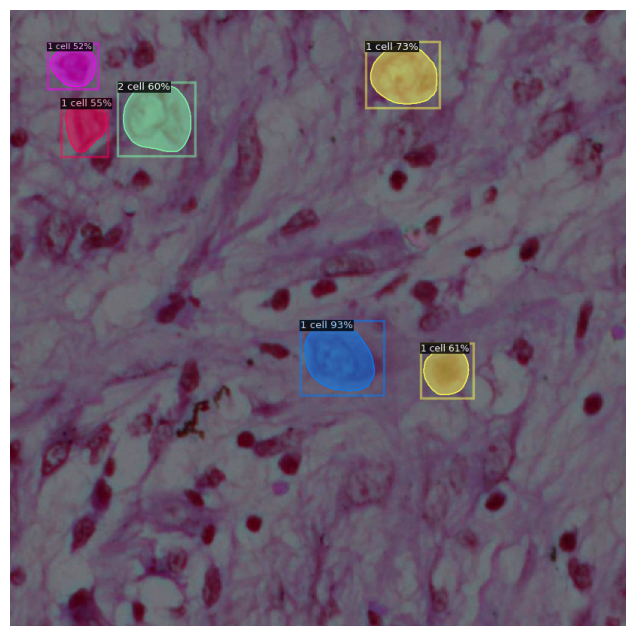
#> input picture image.png, 636 x 636 px
$ python tile_viewer.py
#> lines starting #> are read from the running program, lines starting #| are printed output that depends on the picture
#!/usr/bin/env python3
"""
tile_viewer.py
Standalone script:
 - shows a GUI file picker to choose an image
 - draws SMALL_TILE_SIZE grid (default 1024) on the image
 - labels each subtile like subtile_{col}_{row}_{size}.png and coordinates
 - opens an interactive OpenCV window where you can:
     * drag with left mouse button to pan
     * press '+' or '=' to zoom in, '-' to zoom out
     * press 's' to save annotated preview PNG next to original
     * press 'q' or ESC to quit
"""

from PIL import Image, ImageDraw, ImageFont
import numpy as np
import cv2
import math
import os
import sys
import tkinter as tk
from tkinter import filedialog

# CONFIG
SMALL_TILE_SIZE = 1024
OUTLINE_WIDTH = 2
TEXT_MARGIN = 6
WINDOW_NAME = "Tile Viewer (drag to pan, +/- to zoom, s=save, q=quit)"
DEFAULT_SAVE_SUFFIX = "_overlay.png"

def create_grid_overlay_pil(img_np, small_tile_size=1024, outline_width=2,
                            text_margin=6, font_path=None):
    """Return a PIL Image (RGBA) with grid overlay and labels."""
    img = Image.fromarray(img_np.astype('uint8'))
    draw = ImageDraw.Draw(img)

    try:
        font = ImageFont.load_default() if font_path is None else ImageFont.truetype(font_path, 14)
    except Exception:
        font = ImageFont.load_default()

    H, W = img_np.shape[:2]
    n_cols = math.ceil(W / small_tile_size)
    n_rows = math.ceil(H / small_tile_size)

    # Grid lines
    for cx in range(n_cols + 1):
        x = min(cx * small_tile_size, W)
        draw.line([(x, 0), (x, H)], width=outline_width)

    for ry in range(n_rows + 1):
        y = min(ry * small_tile_size, H)
        draw.line([(0, y), (W, y)], width=outline_width)

    overlay = Image.new("RGBA", img.size, (0, 0, 0, 0))
    odraw = ImageDraw.Draw(overlay)

    for r in range(n_rows):
        for c in range(n_cols):
            x0 = c * small_tile_size
            y0 = r * small_tile_size
            x1 = min((c + 1) * small_tile_size, W)
            y1 = min((r + 1) * small_tile_size, H)

            label = f"subtile_{c}_{r}_{small_tile_size}.png"
            coord = f"{x0},{y0}"
            text = f"{label}\n{coord}"

            bbox = odraw.multiline_textbbox((0, 0), text, font=font)
            text_w = bbox[2] - bbox[0]
            text_h = bbox[3] - bbox[1]

            box_x1 = min(x0 + text_w + 2 * text_margin, x1 - 4)
            box_y1 = min(y0 + text_h + 2 * text_margin, y1 - 4)

            odraw.rectangle(
                [(x0 + 2, y0 + 2), (box_x1, box_y1)],
                fill=(0, 0, 0, 150)
            )

            odraw.multiline_text(
                (x0 + text_margin + 2, y0 + text_margin + 2),
                text,
                fill=(255, 255, 255, 255),
                font=font
            )

    return Image.alpha_composite(img.convert("RGBA"), overlay)

# ----------------- Interactive viewer helpers -----------------
class PanZoomViewer:
    def __init__(self, img_rgb):
        # Original high-res RGB numpy image
        self.orig = img_rgb
        self.H, self.W = self.orig.shape[:2]
        # view parameters
        self.scale = 1.0
        self.min_scale = max(0.1, min(800 / self.W, 600 / self.H))
        self.max_scale = 8.0
        self.offset = np.array([0.0, 0.0])  # top-left offset in original image coords
        self.dragging = False
        self.last_mouse = (0, 0)
        # window size suggestion
        self.win_w = min(self.W, 1400)
        self.win_h = min(self.H, 900)

    def start(self):
        cv2.namedWindow(WINDOW_NAME, cv2.WINDOW_NORMAL | cv2.WINDOW_KEEPRATIO)
        cv2.resizeWindow(WINDOW_NAME, self.win_w, self.win_h)
        cv2.setMouseCallback(WINDOW_NAME, self._mouse_cb)
        self.loop()

    def _mouse_cb(self, event, x, y, flags, param):
        # convert window coords (x,y) to image coords considering current scale & offset
        if event == cv2.EVENT_LBUTTONDOWN:
            self.dragging = True
            self.last_mouse = (x, y)
        elif event == cv2.EVENT_LBUTTONUP:
            self.dragging = False
        elif event == cv2.EVENT_MOUSEMOVE and self.dragging:
            dx = x - self.last_mouse[0]
            dy = y - self.last_mouse[1]
            # move offset opposite to mouse movement (dragging canvas)
            self.offset -= np.array([dx, dy]) / self.scale
            # clamp offsets so we don't go too far
            self._clamp_offset()
            self.last_mouse = (x, y)
        # Note: mouse wheel events aren't consistent cross-platform, use keyboard +/- for zoom

    def _clamp_offset(self):
        max_x = max(0, self.W - (self.win_w / self.scale))
        max_y = max(0, self.H - (self.win_h / self.scale))
        self.offset[0] = float(np.clip(self.offset[0], 0, max_x))
        self.offset[1] = float(np.clip(self.offset[1], 0, max_y))

    def render(self):
        # compute viewport in original image coords
        vw = int(self.win_w / self.scale)
        vh = int(self.win_h / self.scale)
        x0 = int(self.offset[0])
        y0 = int(self.offset[1])
        x1 = min(x0 + vw, self.W)
        y1 = min(y0 + vh, self.H)

        # crop and resize to window
        crop = self.orig[y0:y1, x0:x1]
        if crop.size == 0:
            return np.zeros((self.win_h, self.win_w, 3), dtype=np.uint8)
        disp = cv2.resize(crop, (self.win_w, self.win_h), interpolation=cv2.INTER_LINEAR)
        # add overlay text for scale & coords
        info = f"scale={self.scale:.2f} view={x0},{y0}"
        cv2.putText(disp, info, (10, self.win_h - 10), cv2.FONT_HERSHEY_SIMPLEX, 0.6, (200,200,200), 2, cv2.LINE_AA)
        return disp

    def zoom_at_center(self, factor):
        old_scale = self.scale
        self.scale = float(np.clip(self.scale * factor, self.min_scale, self.max_scale))
        # adjust offset so zoom focuses on the center of the window
        center = np.array([self.win_w/2, self.win_h/2])
        center_in_orig = self.offset + center / old_scale
        self.offset = center_in_orig - center / self.scale
        self._clamp_offset()

    def loop(self):
        while True:
            disp = self.render()
            cv2.imshow(WINDOW_NAME, disp)
            key = cv2.waitKey(20) & 0xFF
            if key == ord('q') or key == 27:
                break
            elif key == ord('+') or key == ord('='):
                self.zoom_at_center(1.25)
            elif key == ord('-') or key == ord('_'):
                self.zoom_at_center(1/1.25)
            elif key == ord('s'):
                # save current annotated full-res image
                # handled externally
                return 'save'
            # Continue looping otherwise
        cv2.destroyAllWindows()
        return 'quit'

# ----------------- Main -----------------
def pick_file():
    root = tk.Tk()
    root.withdraw()
    root.update()
    filetypes = [
        ("Image files", "*.png;*.jpg;*.jpeg;*.tif;*.tiff;*.bmp"),
        ("All files", "*.*")
    ]
    path = filedialog.askopenfilename(title="Choose an image or tile PNG", filetypes=filetypes)
    root.destroy()
    return path

def load_image_any(path):
    # If openslide is installed and file extension is whole-slide, you could read a region here.
    # For now just use PIL to open regular raster images.
    try:
        pil = Image.open(path)
        pil = pil.convert("RGB")
        arr = np.array(pil)
        return arr
    except Exception as e:
        print("Error loading with PIL:", e)
        raise

def main():
    print("Select an image file (e.g. a 5120x5120 big tile PNG)")
    path = pick_file()
#> the answer given: image.png
    if not path:
        print("No file selected. Exiting.")
        return

    print("Loading:", path)
    img_np = load_image_any(path)
#> in load_image_any, pil is the input picture: PIL image 636x636 RGBA; mean R, G, B, A 109.4, 94.5, 112.5, 255
    H, W = img_np.shape[:2]
#> H = 636; W = 636
    print(f"Image size: {W}x{H}")
#| Image size: 636x636

    # Create annotated overlay (PIL)
    pil_overlay = create_grid_overlay_pil(img_np, small_tile_size=SMALL_TILE_SIZE)
#> in create_grid_overlay_pil, `overlay = Image.new("RGBA", img.size, (0, 0, 0, 0))`: overlay: PIL image 636x636 RGBA; every value is 0
    # Convert to RGB numpy for viewer
    overlay_rgb = np.array(pil_overlay.convert("RGB"))

    viewer = PanZoomViewer(overlay_rgb)
    action = viewer.start()  # will open window and block until quit
#> in render, `cv2.putText(disp, info, (10, self.win_h - 10), cv2.FONT_HERSHEY_SIMPLE..`:
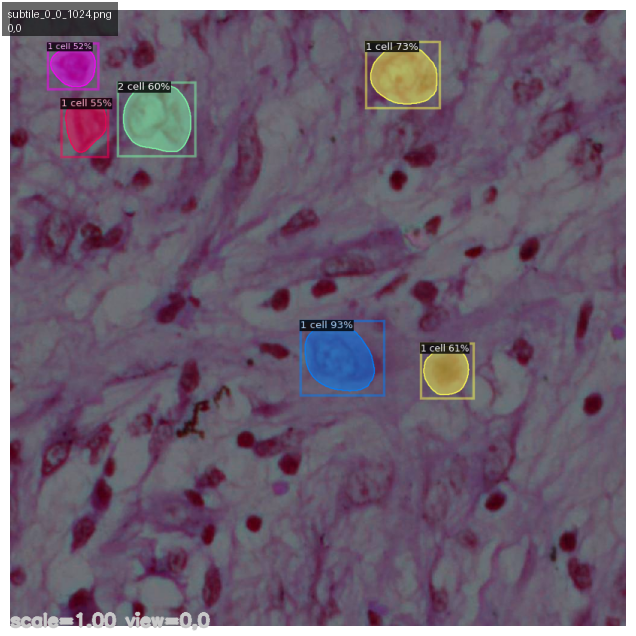
#> disp: shape (636, 636, 3); mean R, G, B 109, 94.2, 112.1
#> (key q is pressed here)
    # Note: the viewer's loop returns on 'save' but in current implementation it returns via loop result
    # To allow saving from viewer, we instead run loop manually to capture 's' key.
    # So modify loop usage:
    # We'll re-run a small loop to capture 's' if needed:
    # (Better approach: show again and capture 's' result)
    # For simplicity: reopen viewer but check for 's' inside loop:
    # Reopen interactive loop to allow save feature.
    # (Implement quick loop here:)

    # Start interactive loop with save support
    cv2.namedWindow(WINDOW_NAME, cv2.WINDOW_NORMAL | cv2.WINDOW_KEEPRATIO)
    cv2.resizeWindow(WINDOW_NAME, viewer.win_w, viewer.win_h)
    cv2.setMouseCallback(WINDOW_NAME, viewer._mouse_cb)
    while True:
        disp = viewer.render()
        cv2.imshow(WINDOW_NAME, disp)
        key = cv2.waitKey(20) & 0xFF
#> (key q is pressed here)
        if key == ord('q') or key == 27:
            break
        elif key == ord('+') or key == ord('='):
            viewer.zoom_at_center(1.25)
        elif key == ord('-') or key == ord('_'):
            viewer.zoom_at_center(1/1.25)
        elif key == ord('s'):
            # save full-res overlay next to original file
            dirn, base = os.path.split(path)
            name, ext = os.path.splitext(base)
            save_path = os.path.join(dirn, name + DEFAULT_SAVE_SUFFIX)
            pil_overlay.convert("RGB").save(save_path, format="PNG")
            print("Saved overlay to:", save_path)
        # else continue loop
    cv2.destroyAllWindows()

if __name__ == "__main__":
    main()
